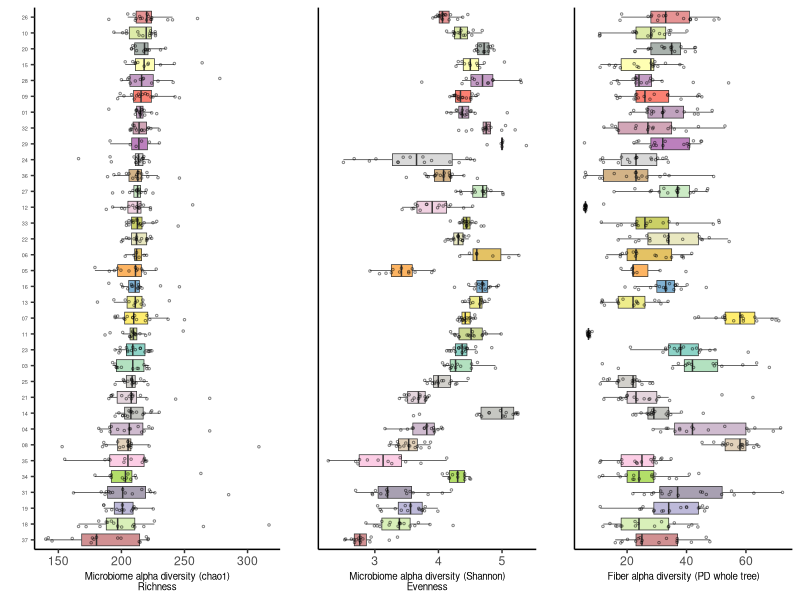
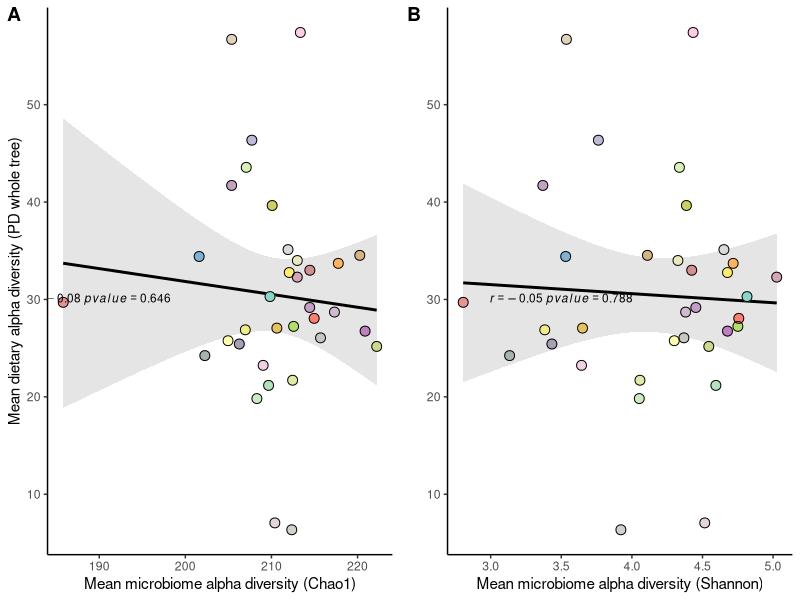
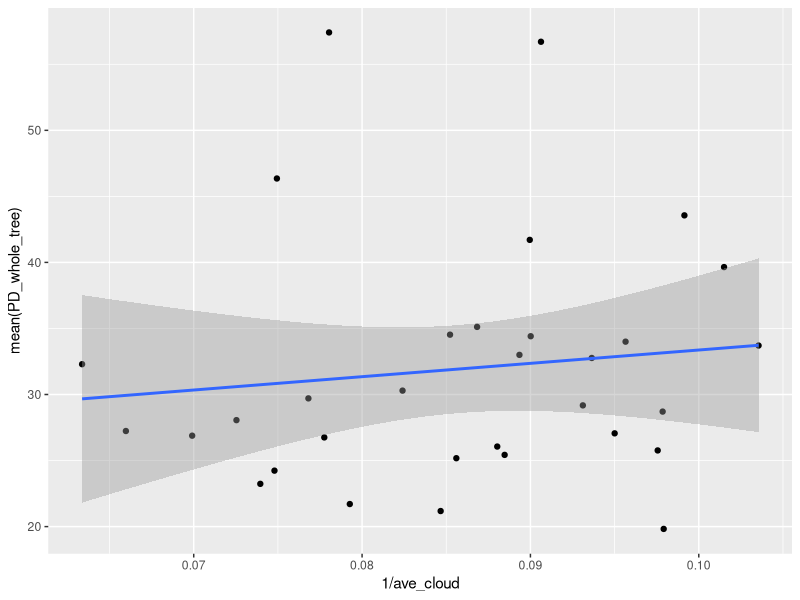
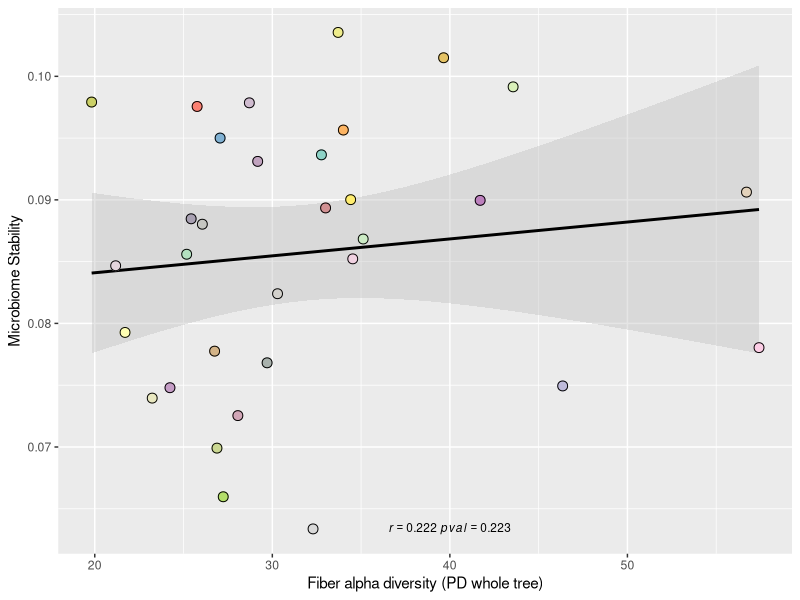

Write R code to recreate these figures, in order.
## ---- chunk 1

require(rmarkdown)
require(knitr)
require(tidyverse)
require(stringr)
require(RColorBrewer) 
require(cowplot)


opts_knit$set(root.dir = "/Users/abby/Documents/Projects/dietstudy/")
opts_chunk$set(echo = TRUE, fig.path = "Figs/", dev = c("png", "pdf"), dpi = 300)

## ---- chunk 2
map <- read.table("data/maps/SampleID_map.txt", sep = "\t", header = T, comment = "")
map_username <- read.table("data/maps/UserName_map.txt", sep = "\t", header = T, comment = "")

# set up colors
cols <- brewer.pal(12, "Set3")
cols2 <- colorRampPalette(cols)
## ---- chunk 3
# import matching maps
food_map <- read.table("data/maps/food_map.txt", header = T, sep = "\t", comment = "")
tax_map <- read.table("data/maps/taxonomy_norm_map.txt", header = T, sep = "\t", comment = "")

# import tables from qiime
food_alpha <- read.delim("data/processed_food/fiber_alpha.txt", sep = "\t", row.names = 1)
tax_alpha <- read.delim("data/processed_tax/taxa_alpha.txt", sep = "\t", row.names = 1) #from the taxonomy counts values

# move sample IDs to a column
food_alpha <- rownames_to_column(food_alpha, "X.SampleID")
tax_alpha <- rownames_to_column(tax_alpha, "X.SampleID")

# merge with map to make future tasks easier
colnames(food_map)[1] <- "X.SampleID"
food_alpha <- inner_join(food_alpha, food_map)
tax_alpha <- inner_join(tax_alpha, tax_map)

# for now, limit all to just the pre samples
# food_alpha <- food_alpha %>% filter(Timing == "Pre")
# tax_alpha <- tax_alpha %>% filter(Timing == "Pre")


## ---- chunk 4
# Limit analysis to just pre-supp.

# get order for plotting(from chao1 alpha)
micro_order <- tax_alpha %>% group_by(UserName) %>% dplyr::summarize(ave = median(chao1, na.rm=T))

# sort by mean
micro_order <- micro_order[order(micro_order$ave),]
# get factor names for ordering
ord_factor <- as.character(micro_order$UserName)

# set colors
set.seed(4)
subject_cols <- (sample(cols2(34)))

plot_food_per_subject <- food_alpha

# reorder by ordered factor
plot_food_per_subject$UserName <- factor(plot_food_per_subject$UserName, levels = ord_factor)


diet <- ggplot(data = plot_food_per_subject, aes(x = UserName, y = PD_whole_tree, fill = UserName)) +
  geom_boxplot(fill = subject_cols, outlier.shape = NA, lwd = .25) +
  geom_jitter(shape = 21, fill = NA, size = 0.5, width = 0.2, alpha = 0.5) +
  theme_classic() +
  theme(axis.title.x = element_text(size = 7), 
        axis.text.y = element_blank(),
        axis.ticks.y = element_blank(),
        legend.position = "none") +
  labs(y = "Fiber alpha diversity (PD whole tree)", x = " ") +
  coord_flip()


## ---- chunk 5

plot_tax_per_subject <- tax_alpha 

ord_factor <- gsub("MCTs", "", ord_factor)
plot_tax_per_subject$UserName <- gsub("MCTs", "", plot_tax_per_subject$UserName)
# reorder by ordered factor
plot_tax_per_subject$UserName <- factor(plot_tax_per_subject$UserName, levels = ord_factor)


# plot chao1
micro_chao <- ggplot(data = plot_tax_per_subject, aes(x = UserName, y = chao1, fill = UserName)) +
  geom_boxplot(fill = subject_cols, outlier.shape = NA, lwd = .25) +
  geom_jitter(shape = 21, fill = NA, size = 0.5, width = 0.2, alpha = 0.5) +
  theme_classic() +
  theme(axis.title.x = element_text(size = 7),
        axis.title.y = element_text(size = 7),
        axis.text.y = element_text(size = 4),
        legend.position = "none") +
  labs(y = "Microbiome alpha diversity (chao1)\nRichness", x = "") +
   coord_flip()
  
# plot shannon
micro_shan <- ggplot(data = plot_tax_per_subject, aes(x = UserName, y = shannon, fill = UserName)) +
  geom_boxplot(fill = subject_cols, outlier.shape = NA, lwd = .25) +
  geom_jitter(shape = 21, fill = NA, size = 0.5, width = 0.2, alpha = 0.5) +
  theme_classic() +
  theme(axis.title.x = element_text(size = 7), 
        axis.text.y = element_blank(),
        axis.ticks.y = element_blank(),
        legend.position = "none") +
  labs(y = "Microbiome alpha diversity (Shannon)\nEvenness", x = " ") +
  coord_flip()

## ---- chunk 6
plot_grid( micro_chao,micro_shan, diet, #labels = c("A", "B", "C"), 
           ncol = 3, align = "h", rel_widths = c(1,.89, .89))

## ---- chunk 7

# double check everything is in the order i.e order by UserName
food_alpha <- food_alpha[order(food_alpha$X.SampleID),]
tax_alpha<- tax_alpha[order(tax_alpha$X.SampleID),]


myfoodalpha <- food_alpha %>% 
  group_by(UserName) %>%
  dplyr::summarize(mean(PD_whole_tree))
  #summarize(mean(abs(diff(PD_whole_tree))))
  

mytaxalpha <- tax_alpha %>%
  group_by(UserName) %>%
  dplyr::summarise(mean(chao1))
  #summarize(mean(abs(diff(chao1))))

mytaxalphashan <- tax_alpha %>% 
  group_by(UserName) %>% 
  dplyr::summarise(mean(shannon))
  #summarize(mean(abs(diff(shannon))))

## ---- chunk 8

myplot <- inner_join(myfoodalpha, mytaxalpha)
myplot <- inner_join(myplot, mytaxalphashan)

myplot <- myplot %>% 
  filter(#UserName != "MCTs11", #Soylent
         #UserName != "MCTs12", #Soylent
         UserName != "MCTs02", #Dropped
         UserName != "MCTs17", #Dropped
         UserName != "MCTs30") #Dropped


colnames(myplot) <- c("UserName", "Food_alpha", "Tax_chao1", "Tax_shan")

corr_eqn <- function(x,y, digits = 2) {
  corr_coef <- round(cor(x, y), digits = digits)
  corr_pval <- round(cor.test(x, y)$p.value, 3)
  rho <- paste("italic(r) == ", corr_coef) 
  pval <- paste("italic(pvalue) ==", corr_pval)
  paste(rho, pval, sep = " ~ ")
}


labels = data.frame(x =190, y =30, label = corr_eqn(myplot$Food_alpha, myplot$Tax_chao1))

chao1 <- ggplot(myplot, aes(x = Tax_chao1, y = Food_alpha)) +
  geom_smooth(method = "lm", color = "black", fill = "grey") + 
  geom_point(aes(fill = UserName), color = subject_cols, size = 3) +
  geom_point(shape = 1,size = 3,colour = "black") +
  labs(x = "Mean microbiome alpha diversity (Chao1)", y = "Mean dietary alpha diversity (PD whole tree)") +
  geom_text(data = labels, aes(x=x, y=y,
            label = label),
            parse = T, size = 3) +
  theme_classic() +
  theme(legend.position = "none")


labels = data.frame(x = 3.5, y =30, label = corr_eqn(myplot$Food_alpha, myplot$Tax_shan))

shan <- ggplot(myplot, aes(x = Tax_shan, y = Food_alpha)) +
  geom_smooth(method = "lm", color = "black", fill = "grey") + 
  geom_point(aes(fill = UserName), color = subject_cols, size = 3) +
  geom_point(shape = 1,size = 3,colour = "black") +
  labs(x = "Mean microbiome alpha diversity (Shannon)", y = " ") +
  geom_text(data = labels, aes(x=x, y=y,
            label = label),
            parse = T, size = 3) +
  theme_classic() +
  theme(legend.position = "none")


plot_grid(chao1, shan, labels = c("A", "B"), ncol = 2, align = "h")
## ---- chunk 9
beta_cloud <- read.delim(file = "analysis/beta_diversity/beta_div_cloud.txt", sep = "\t")

# food alpha v. beta cloud?
test <- merge(beta_cloud, myfoodalpha)
test <- test[!test$UserName %in% c("MCTs11", "MCTs12"),] # drop soylents
cor <- cor((1/test$ave_cloud), test$`mean(PD_whole_tree)`, method = "spearman")
pval <- cor.test((1/test$ave_cloud), test$`mean(PD_whole_tree)`, method = "spearman", exact = F)$p.value
ggplot(test, aes(1/ave_cloud, `mean(PD_whole_tree)`)) + geom_point() + geom_smooth(method = "lm")

  rho <- paste("italic(r) == ", round(cor, 3))
  p <- paste("italic(pval) ==", round(pval, 3))
  labels = data.frame(y = quantile((1/test$ave_cloud))[1], 
                      x =40, 
                      label = paste(rho, p, sep = " ~ "))

ggplot(test, aes(y = (1/ave_cloud), x = `mean(PD_whole_tree)`)) + 
           geom_smooth(method = "lm", color = "black", fill = "grey") +
           geom_point(aes(fill = UserName), color = subject_cols[1:32], size = 3) +
           geom_point(aes(fill = UserName), shape = 1, size =3, color = "black") +
           theme(legend.position = "none") +
           geom_text(data = labels, aes(x=x, y=y,
            label = label),
            parse = T, size = 3) +
           labs(x = "Fiber alpha diversity (PD whole tree)", y= "Microbiome Stability")
